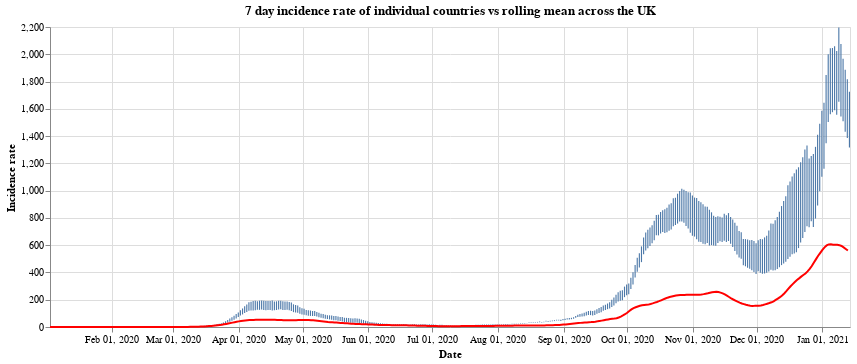

The code cell stored with this chart in its notebook:
### Code cell
#collapse
countries = uk_cases['areaName'].unique()
countries.sort()

selection = alt.selection_single(
    name='Select',
    fields=['areaName'],
    init={'areaName': 'Wales'},
    bind={'areaName': alt.binding_select(options=countries)}
)

# scatter plot, modify opacity based on selection
bars = alt.Chart(uk_cases).mark_bar().add_selection(
    selection
).encode(
    x=alt.X("yearmonthdate(date):T", axis=alt.Axis(title='Date')),
    y=alt.Y("weeklyCasesRate:Q", axis=alt.Axis(title='Incidence rate')),
    tooltip='weeklyCasesRate:Q',
    opacity=alt.condition(selection, alt.value(1), alt.value(0))
).properties(title=f'7 day incidence rate of individual countries vs rolling mean across the UK', width=800)

line = alt.Chart(overview_cases).mark_line(
    color='red',
    size=2,
).transform_window(
    rolling_mean='mean(weeklyCasesRate)',
    frame=[0, 7]
).encode(
    x='yearmonthdate(date):T',
    y='rolling_mean:Q'
)

alt.layer(bars, line)

### Figure 1 — Vega-Lite specification as saved in the notebook (floating-point values rounded to 4 significant figures; data arrays with more than 128 entries replaced by an {"elided": "..."} marker saying what was removed)
{"config": {"view": {"continuousWidth": 400, "continuousHeight": 300}}, "layer": [{"data": {"name": "data-919c40ead4c210def175c332f83820c7"}, "mark": "bar", "encoding": {"opacity": {"condition": {"value": 1, "selection": "Select"}, "value": 0}, "tooltip": {"type": "quantitative", "field": "weeklyCasesRate"}, "x": {"type": "temporal", "axis": {"title": "Date"}, "field": "date", "timeUnit": "yearmonthdate"}, "y": {"type": "quantitative", "axis": {"title": "Incidence rate"}, "field": "weeklyCasesRate"}}, "selection": {"Select": {"type": "single", "fields": ["areaName"], "init": {"areaName": "Wales"}, "bind": {"areaName": {"input": "select", "options": ["England", "Northern Ireland", "Scotland", "Wales"]}}}}, "title": "7 day incidence rate of individual countries vs rolling mean across the UK", "width": 800}, {"data": {"name": "data-f4634613ce485f60798a94cc6814daec"}, "mark": {"type": "line", "color": "red", "size": 2}, "encoding": {"x": {"type": "temporal", "field": "date", "timeUnit": "yearmonthdate"}, "y": {"type": "quantitative", "field": "rolling_mean"}}, "transform": [{"window": [{"op": "mean", "field": "weeklyCasesRate", "as": "rolling_mean"}], "frame": [0, 7]}]}], "$schema": "https://vega.github.io/schema/vega-lite/v4.8.1.json", "datasets": {"data-919c40ead4c210def175c332f83820c7": {"elided": "1508 records"}, "data-f4634613ce485f60798a94cc6814daec": {"elided": "377 records"}}}
